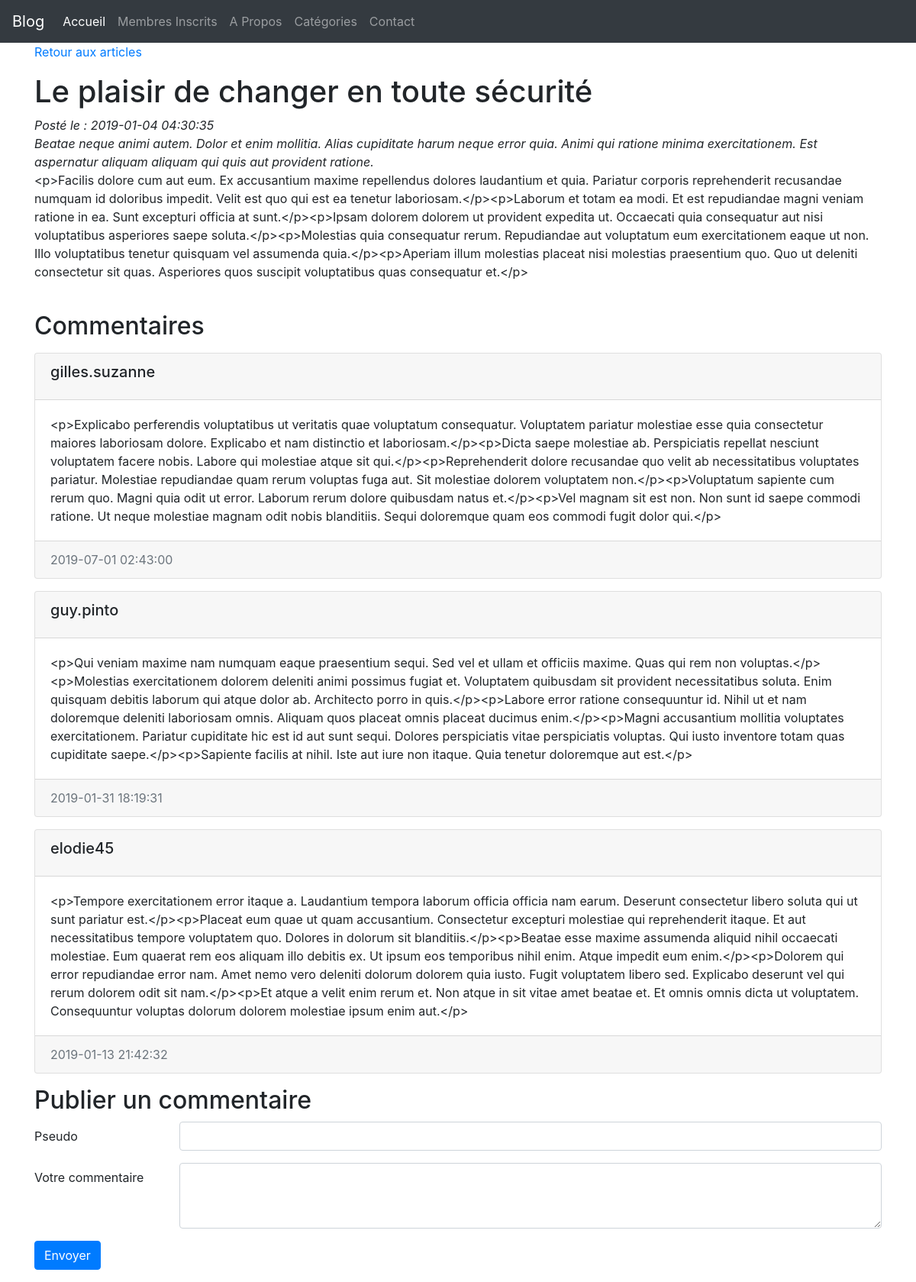
The page /index.php?action=post&id=125 on the database its author committed.
### tables this page shows
CREATE TABLE IF NOT EXISTS `articles` (
  `id` int(11) NOT NULL AUTO_INCREMENT,
  `title` varchar(255) NOT NULL,
  `slug` varchar(255) NOT NULL,
  `introduction` text NOT NULL,
  `content` text NOT NULL,
  `created_at` datetime NOT NULL,
  PRIMARY KEY (`id`)
);

CREATE TABLE IF NOT EXISTS `comments` (
  `id` int(11) NOT NULL AUTO_INCREMENT,
  `article_id` int(11) NOT NULL,
  `pseudo` varchar(255) NOT NULL,
  `content` text NOT NULL,
  `created_at` datetime NOT NULL,
  `approuved` smallint(6) DEFAULT NULL,
  PRIMARY KEY (`id`),
  KEY `FK_ARTICLES` (`article_id`)
);

### controller/frontend.php (called while the page is built, shortened)
<?php
require('model/frontend.php');
function post() {
  $post = getPost($_GET['id']);
  $comments = getComments($_GET['id']);
  require('view/frontend/postView.php');
}

### model/frontend.php (called while the page is built, shortened)
<?php
function getPost($postId) {
  $db = dbConnect();
  $req = $db->prepare('SELECT * FROM articles WHERE id = ?');
  $req->execute([$postId]);
  $post = $req->fetch();
  return $post;
}
function getComments($postId) {
  $db = dbConnect();
  $comments = $db->prepare('SELECT * FROM comments WHERE article_id = ? ORDER BY created_at DESC');
  $comments->execute([$postId]);
  return $comments;
}
function dbConnect() {
  $db = new PDO('mysql:host=localhost;dbname=portfolio_blog;charset=utf8', 'root', '', [
    PDO::ATTR_ERRMODE => PDO::ERRMODE_EXCEPTION,
    PDO::ATTR_DEFAULT_FETCH_MODE => PDO::FETCH_ASSOC
    ]);
  return $db;
}

### view/frontend/postView.php (the view, shortened to what this page needs)
    <p><a href="index.php">Retour aux articles</a></p>
    <h1><?= htmlspecialchars($post['title']); ?></h1>
    <em>Posté le : <?= htmlspecialchars($post['created_at']); ?></em><br />
      <em><?= htmlspecialchars($post['introduction']); ?></em>
      <p><?= htmlspecialchars($post['content']); ?></p>
      <br />
      <h2>Commentaires</h2>
      <?php
        while ($comment = $comments->fetch()) {
          if($comment['approuved'] == 0) {
          } else {
      ?>
      <p><div class="card">
        <div class="card-header">
        <h5 class="card-title"><?= htmlspecialchars($comment['pseudo']); ?></h5>
        </div>
        <div class="card-body">
          <p class="card-text"><?= htmlspecialchars($comment['content']); ?></p>
        </div>
        <div class="card-footer text-muted">
          <?= htmlspecialchars($comment['created_at']); ?>
        </div>
      </div></p>
      <?php } }?>
        <h2>Publier un commentaire</h2>
        <form action="index.php?action=addComment&amp;id=<?= $post['id'] ?>" method="post">
          <div class="form-group row">
            <label for="pseudo" class="col-sm-2 col-form-label">Pseudo</label>
            <div class="col-sm-10">
              <input type="text" id="pseudo" name="pseudo" class="form-control" >
            </div>
          </div>
          <div class="form-group row">
            <label for="comment" class="col-sm-2 col-form-label">Votre commentaire</label>
            <div class="col-sm-10">
              <textarea id="comment" name="comment" class="form-control" rows="3"></textarea>
            </div>
          </div>
          <div class="form-group row">
            <div class="col-sm-10">
              <button type="submit" class="btn btn-primary">Envoyer</button>
            </div>
          </div>
        </form>
<?php require('template.php'); ?>

### public/css/app.css (style rules this page uses)
* { box-sizing: border-box; }
html { font-size:16px; }

### rows shown on the page
articles: title "Le plaisir de changer en toute sécurité", created_at "2019-01-04 04:30:35", introduction "Beatae neque animi autem. Dolor et enim mollitia. Alias cupiditate harum neque error quia. Animi qui ratione minima exercitationem. Est aspernatur aliquam aliquam qui quis aut provident ratione.", content "<p>Facilis dolore cum aut eum. Ex accusantium maxime repellendus dolores laudantium et quia. Pariatur corporis reprehenderit recusandae numquam id doloribus impedit. Velit est quo qui est ea tenetur laboriosam.</p><p>Laborum et totam ea modi. Et est repudiandae magni veniam ratione in ea. Sunt excepturi officia at sunt.</p><p>Ipsam dolorem dolorem ut provident expedita ut. Occaecati quia consequatur aut nisi voluptatibus asperiores saepe soluta.</p><p>Molestias quia consequatur rerum. Repudiandae aut voluptatum eum exercitationem eaque ut non. Illo voluptatibus tenetur quisquam vel assumenda quia.</p><p>Aperiam illum molestias placeat nisi molestias praesentium quo. Quo ut deleniti…"
comments: pseudo "gilles.suzanne", content "<p>Explicabo perferendis voluptatibus ut veritatis quae voluptatum consequatur. Voluptatem pariatur molestiae esse quia consectetur maiores laboriosam dolore. Explicabo et nam distinctio et laboriosam.</p><p>Dicta saepe molestiae ab. Perspiciatis repellat nesciunt voluptatem facere nobis. Labore qui molestiae atque sit qui.</p><p>Reprehenderit dolore recusandae quo velit ab necessitatibus voluptates pariatur. Molestiae repudiandae quam rerum voluptas fuga aut. Sit molestiae dolorem voluptatem non.</p><p>Voluptatum sapiente cum rerum quo. Magni quia odit ut error. Laborum rerum dolore quibusdam natus et.</p><p>Vel magnam sit est non. Non sunt id saepe commodi ratione. Ut neque molestiae…", created_at "2019-07-01 02:43:00"
comments: pseudo "guy.pinto", content "<p>Qui veniam maxime nam numquam eaque praesentium sequi. Sed vel et ullam et officiis maxime. Quas qui rem non voluptas.</p><p>Molestias exercitationem dolorem deleniti animi possimus fugiat et. Voluptatem quibusdam sit provident necessitatibus soluta. Enim quisquam debitis laborum qui atque dolor ab. Architecto porro in quis.</p><p>Labore error ratione consequuntur id. Nihil ut et nam doloremque deleniti laboriosam omnis. Aliquam quos placeat omnis placeat ducimus enim.</p><p>Magni accusantium mollitia voluptates exercitationem. Pariatur cupiditate hic est id aut sunt sequi. Dolores perspiciatis vitae perspiciatis voluptas. Qui iusto inventore totam quas cupiditate saepe.</p><p>Sapiente…", created_at "2019-01-31 18:19:31"
comments: pseudo "elodie45", content "<p>Tempore exercitationem error itaque a. Laudantium tempora laborum officia officia nam earum. Deserunt consectetur libero soluta qui ut sunt pariatur est.</p><p>Placeat eum quae ut quam accusantium. Consectetur excepturi molestiae qui reprehenderit itaque. Et aut necessitatibus tempore voluptatem quo. Dolores in dolorum sit blanditiis.</p><p>Beatae esse maxime assumenda aliquid nihil occaecati molestiae. Eum quaerat rem eos aliquam illo debitis ex. Ut ipsum eos temporibus nihil enim. Atque impedit eum enim.</p><p>Dolorem qui error repudiandae error nam. Amet nemo vero deleniti dolorum dolorem quia iusto. Fugit voluptatem libero sed. Explicabo deserunt vel qui rerum dolorem odit sit…", created_at "2019-01-13 21:42:32"
